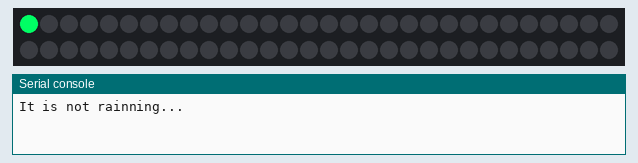
A program run on a simulated ESP32 board running MicroPython. On the bench: 60 RGB LEDs in strip order, left to right, continuing on the next row, the last lines printed to the serial console.

Above: at 0.15 s.
At 0.8 s:
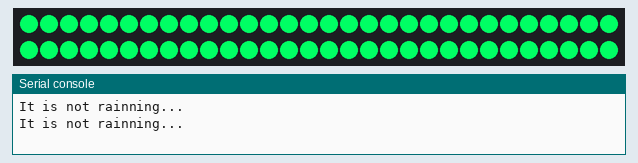

The program:

demo10_rain_sensor_main.py
```python
from machine import Pin
from time import sleep
from neopixel import NeoPixel


# define rain_sensor, connect to driver board on DO Pin, means data out.
rain_sensor = Pin(4, Pin.IN)

# define ws281x light strip, with 60 lights on it.
led = Pin(2, Pin.OUT)
np = NeoPixel(led, 60)

while True:
    if rain_sensor.value() == 0:
        print("It is rainning...")
        for i in range(60):
            np[i] = (255,0,0)  # define color R, G, B, range from 0-255.
            np.write()         # light up the strip.
            sleep(0.01)
    else:
        print("It is not rainning...")
        for i in range(60):
            np[i] = (0,255,100)
            np.write()
            sleep(0.01)
```
